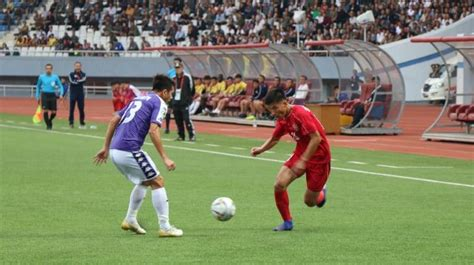
#> input picture LabWork_1/football.jpeg, 474 x 265 px
$ python crop_image.py
#> lines starting #> are read from the running program, lines starting #| are printed output that depends on the picture
import cv2 as cv
import sys


class crop_image:
    def __init__(self, x1, x2, y1, y2):
        self.x1 = x1
        self.x2 = x2
        self.y1 = y1
        self.y2 = y2

    def crop(self, title):
        crop_img = img[self.y1:self.y2, self.x1:self.x2]
        cv.imshow(title, crop_img)

        cv.waitKey(0)


img = cv.imread(cv.samples.findFile("football.jpeg"))
#> img is the input picture: shape (265, 474, 3); mean B, G, R 101, 130.5, 126.7

if img is None:
    sys.exit("Could not read the image.")

cv.imshow("Display window", img)

# purple_guy
x1_purple = 94
x2_purple = 184
y1_purple = 75
y2_purple = 240

purple_guy = crop_image(x1_purple, x2_purple, y1_purple, y2_purple)
purple_guy.crop("purple shirt guy")
#> in crop, `crop_img = img[self.y1:self.y2, self.x1:self.x2]`:
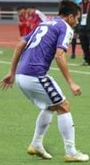
#> crop_img: shape (165, 90, 3); mean B, G, R 114, 134.9, 130.3

# ball
x1_ball = 210
x2_ball = 235
y1_ball = 195
y2_ball = 224
ball = crop_image(x1_ball, x2_ball, y1_ball, y2_ball)
ball.crop("ball")
#> call 2 of crop, with title = 'ball'
#> in crop (call 2), `crop_img = img[self.y1:self.y2, self.x1:self.x2]`:
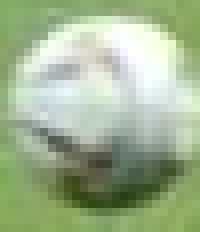
#> crop_img: shape (29, 25, 3) (shown 8 times larger); mean B, G, R 145.8, 179.5, 161.2

# red_guy
x1_red = 251
x2_red = 333
y1_red = 90
y2_red = 235

red = crop_image(x1_red, x2_red, y1_red, y2_red)
red.crop("red shirt guy")
#> call 3 of crop, with title = 'red shirt guy'
#> in crop (call 3), `crop_img = img[self.y1:self.y2, self.x1:self.x2]`:
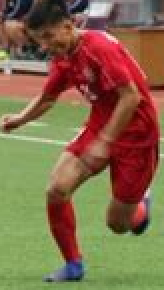
#> crop_img: shape (145, 82, 3) (shown 2 times larger); mean B, G, R 73.6, 104.3, 130.2

cv.waitKey(0)

$ run again, with LabWork_1/chart_test.png saved as LabWork_1/football.jpeg
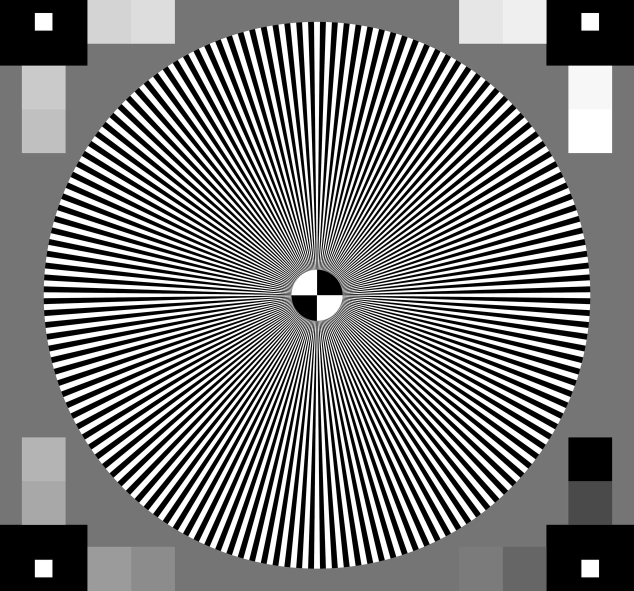
#> input picture LabWork_1/chart_test.png, 1268 x 1181 px (shown at 1/2 size)
#> img is the input picture: shape (1181, 1268, 3); min 0, max 255, mean 122.8
#> in crop, `crop_img = img[self.y1:self.y2, self.x1:self.x2]`:
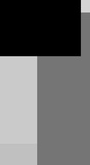
#> crop_img: shape (165, 90, 3); min 0, max 220, mean 104.6
#> crop_img: shape (29, 25, 3)
#> in crop (call 3), `crop_img = img[self.y1:self.y2, self.x1:self.x2]`:
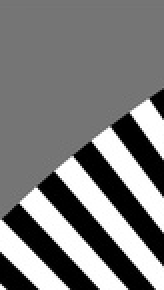
#> crop_img: shape (145, 82, 3) (shown 2 times larger); min 0, max 255, mean 122.8
